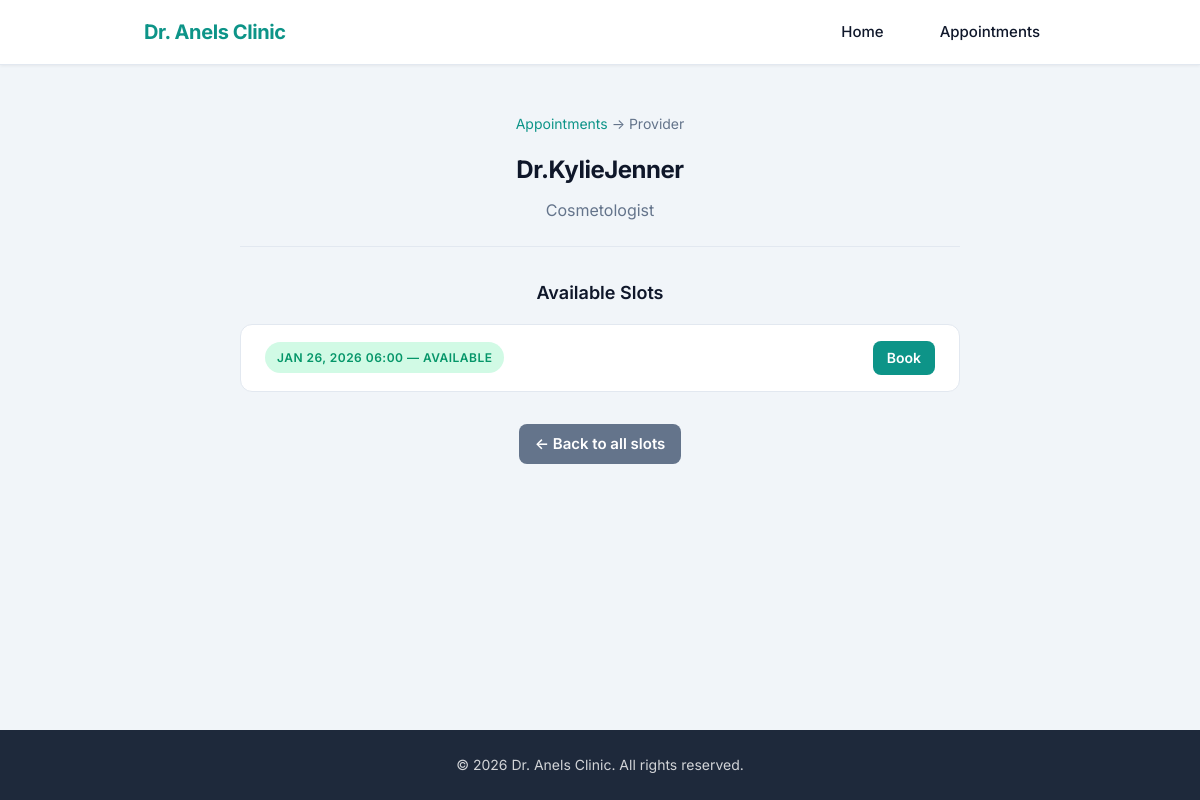
The app's page /provider/2/ with its own data.
### booking/models.py (models this page shows, shortened)
class Provider(models.Model):
    user = models.OneToOneField(User, on_delete=models.CASCADE)
    specialization = models.CharField(max_length=100)

class TimeSlot(models.Model):
    provider = models.ForeignKey(Provider, on_delete=models.CASCADE)
    start_time = models.DateTimeField()
    end_time = models.DateTimeField()
    is_booked = models.BooleanField(default=False)

### booking/views.py (the view)
# urls.py: path('provider/<int:provider_id>/', provider_detail, name='provider_detail'),
def provider_detail(request, provider_id):
    provider = get_object_or_404(Provider, id=provider_id)
    slots = TimeSlot.objects.filter(provider=provider).order_by('start_time')
    return render(
        request,
        'booking/doctor.html',
        {'provider': provider, 'slots': slots},
    )

### booking/templates/booking/doctor.html (shortened to what this page needs)
{% extends 'booking/base.html' %}
{% load static %}
{% block content %}
<div class="container">
    <p class="breadcrumb"><a href="{% url 'slots' %}">Appointments</a> → Provider</p>
    <header class="page-header">
        <h2>{{ provider.user.get_full_name|default:provider.user.username }}</h2>
        <p class="meta">{{ provider.specialization }}</p>
    </header>
    <h3 class="section-title">Available Slots</h3>
    {% if slots %}
        <ul class="slot-list">
            {% for slot in slots %}
                <li class="slot-item">
                    {% if slot.is_booked %}
                        <span class="status booked">{{ slot.start_time|date:"M d, Y H:i" }} — Booked</span>
                    {% else %}
                        <span class="status available">{{ slot.start_time|date:"M d, Y H:i" }} — Available</span>
                        <a href="{% url 'slots' %}" class="btn btn-small">Book</a>
                    {% endif %}
                </li>
            {% endfor %}
        </ul>
    {% else %}
        <p class="empty-msg">No slots available for this provider.</p>
    {% endif %}
    <a href="{% url 'slots' %}" class="btn btn-back">← Back to all slots</a>
</div>
{% endblock %}

### booking/static/css/style.css (style rules this page uses)
:root { --color-primary: #0d9488; --color-primary-hover: #0f766e; --color-primary-light: #ccfbf1; --color-text: #0f172a; --color-text-muted: #64748b; --color-bg: #f1f5f9; --color-surface: #ffffff; --color-border: #e2e8f0; --color-success: #059669; --color-success-bg: #d1fae5; --color-danger: #dc2626; --color-danger-bg: #fee2e2; --shadow-sm: 0 1px 3px rgba(0, 0, 0, 0.06); --shadow-md: 0 4px 12px rgba(0, 0, 0, 0.08); --radius: 12px; --radius-btn: 8px; --font: 'Inter', -apple-system, BlinkMacSystemFont, 'Segoe UI', sans-serif; --space-1: 8px; --space-2: 16px; --space-3: 24px; --space-4: 32px; --space-5: 48px; --space-6: 64px; --content-width: 720px; --wide-width: 960px; }
*, *::before, *::after { box-sizing: border-box; margin: 0; padding: 0; }
body { font-family: var(--font); font-size: 16px; line-height: 1.6; color: var(--color-text); background: var(--color-bg); min-height: 100vh; display: flex; flex-direction: column; -webkit-font-smoothing: antialiased; }
.main-content .container { text-align: center; max-width: var(--content-width); margin-left: auto; margin-right: auto; }
.container { background: transparent; padding: 0; }
.page-header { text-align: center; margin-bottom: var(--space-4); padding-bottom: var(--space-3); border-bottom: 1px solid var(--color-border); }
.page-header h2 { font-size: 1.5rem; font-weight: 700; letter-spacing: -0.02em; color: var(--color-text); margin-bottom: var(--space-1); }
.page-header .lead, .page-header .meta { font-size: 1rem; line-height: 1.5; color: var(--color-text-muted); margin: 0; }
.section-title { text-align: center; font-size: 1.125rem; font-weight: 600; color: var(--color-text); margin: var(--space-4) 0 var(--space-2); }
.breadcrumb { text-align: center; font-size: 0.875rem; color: var(--color-text-muted); margin-bottom: var(--space-2); }
.breadcrumb a { color: var(--color-primary); text-decoration: none; }
.meta { color: var(--color-text-muted); font-size: 1rem; }
.status { display: inline-block; padding: 6px 12px; border-radius: 9999px; font-size: 0.75rem; font-weight: 600; text-transform: uppercase; letter-spacing: 0.04em; }
.status.available { color: var(--color-success); background: var(--color-success-bg); }
.btn { display: inline-block; background: var(--color-primary); color: #fff !important; padding: var(--space-1) var(--space-2); border-radius: var(--radius-btn); text-decoration: none; font-size: 0.9375rem; font-weight: 600; border: none; cursor: pointer; transition: background 0.2s, transform 0.2s; white-space: nowrap; }
.btn-small { padding: 6px 14px; font-size: 0.875rem; }
.btn-back { margin-top: var(--space-4); background: var(--color-text-muted); display: inline-block; }
.slot-list { list-style: none; padding: 0; margin: 0; max-width: var(--content-width); margin-left: auto; margin-right: auto; border: 1px solid var(--color-border); border-radius: var(--radius); overflow: hidden; background: var(--color-surface); text-align: left; }
.slot-item { display: flex; align-items: center; justify-content: space-between; gap: var(--space-2); padding: var(--space-2) var(--space-3); border-bottom: 1px solid var(--color-border); flex-wrap: wrap; }
.slot-item:last-child { border-bottom: none; }
.slot-item .status { margin-right: auto; }

### records on screen
Provider: user.get_full_name "Dr.KylieJenner", specialization "Cosmetologist"
TimeSlot: start_time "JAN 26, 2026 06:00"
